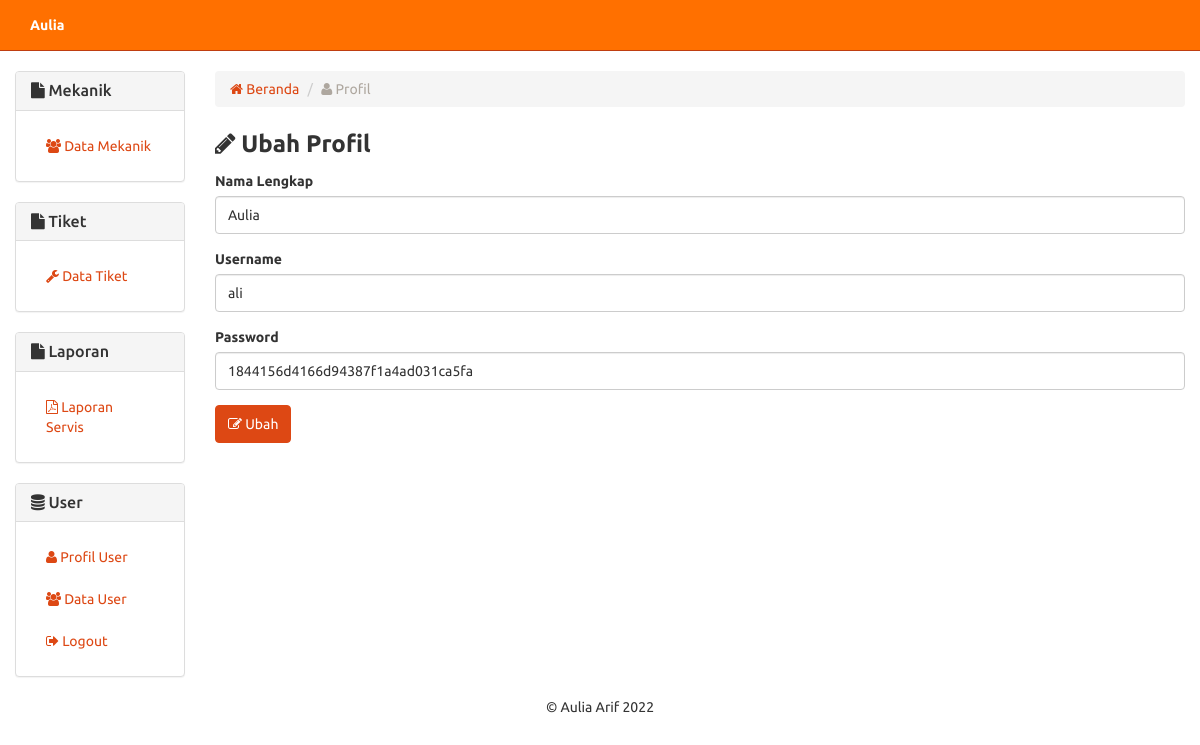
Screenshot of /profil.php (signed in) with the database file from the repository.
### tables this page shows
CREATE TABLE `user` (
  `no_user` int(2) NOT NULL,
  `username` varchar(8) DEFAULT NULL,
  `nama_user` varchar(30) DEFAULT NULL,
  `password` varchar(50) DEFAULT NULL
);

### includes/user.inc.php (called while the page is built, shortened)
<?php
class User{
	private $conn;
	private $table_name = "user";
	public $id;
	public function __construct($db){
		$this->conn = $db;
	}
	function readOne(){
		$query = "SELECT * FROM " . $this->table_name . " WHERE no_user=? LIMIT 0,1";
		$stmt = $this->conn->prepare( $query );
		$stmt->bindParam(1, $this->id);
		$stmt->execute();
		$row = $stmt->fetch(PDO::FETCH_ASSOC);
		$this->id = $row['no_user'];
		$this->nl = $row['nama_user'];
		$this->un = $row['username'];
		$this->pw = $row['password'];
	}
}
?>

### profil.php (the view, shortened to what this page needs)
<?php
include_once 'header.php';
include_once 'includes/user.inc.php';
$eks = new User($db);
$eks->id = $_SESSION['no_user'];
$eks->readOne();
?>
<div class="row">
	<div class="col-xs-12 col-sm-12 col-md-2">
		  	<?php
			include_once 'sidebar.php';
			?>
	</div>
	<div class="col-xs-12 col-sm-12 col-md-10">
	<ol class="breadcrumb">
	  <li><a href="index.php"><span class="fa fa-home"></span> Beranda</a></li>
	  <li class="active"><span class="fa fa-user"></span> Profil</li>
	</ol>
		  	<p style="margin-bottom:10px;">
		  		<strong style="font-size:18pt;"><span class="fa fa-pencil"></span> Ubah Profil</strong>
		  	</p>
                <form method="post">
                  <div class="form-group">
                    <label for="nl">Nama Lengkap</label>
                    <input type="text" class="form-control" id="nl" name="nl" value="<?php echo $eks->nl; ?>" required>
                  </div>
                  <div class="form-group">
                    <label for="un">Username</label>
                    <input type="text" class="form-control" id="un" name="un" value="<?php echo $eks->un; ?>" required>
                  </div>
                  <div class="form-group">
                    <label for="pw">Password</label>
                    <input type="text" class="form-control" id="pw" name="pw" value="<?php echo $eks->pw; ?>" required>
                  </div>
                  <button type="submit" class="btn btn-primary"><span class="fa fa-edit"></span> Ubah</button>
                </form>
          </div>
        </div>
        <?php
include_once 'footer.php';
?>

### rows the page displays
user: nl "Aulia", un "ali", pw "1844156d4166d94387f1a4ad031ca5fa"

### other values shown
$_SESSION['nama_user'] "Aulia"
